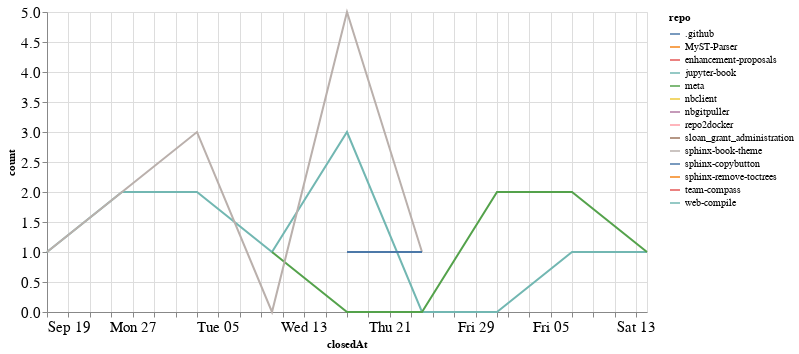

Source (notebook cell):
### Code cell
closed_by_time = closed_by.groupby('repo').resample('W', on='closedAt').count()['author'].reset_index()
closed_by_time = closed_by_time.rename(columns={'author': 'count'})

alt.Chart(closed_by_time, width=600).mark_line().encode(
    x='closedAt',
    y='count',
    color='repo',
    tooltip="repo"
)

### Figure 1 — Vega-Lite specification as saved in the notebook (floating-point values rounded to 4 significant figures)
{"config": {"axisLeft": {"labelFontSize": 15}, "axisBottom": {"labelFontSize": 15}}, "data": {"name": "data-50095598740ac871682d09b58be12bac"}, "mark": "line", "encoding": {"color": {"type": "nominal", "field": "repo"}, "tooltip": {"type": "nominal", "field": "repo"}, "x": {"type": "temporal", "field": "closedAt"}, "y": {"type": "quantitative", "field": "count"}}, "width": 600, "$schema": "https://vega.github.io/schema/vega-lite/v4.8.1.json", "datasets": {"data-50095598740ac871682d09b58be12bac": [{"repo": ".github", "closedAt": "2021-11-14T00:00:00", "count": 1}, {"repo": "MyST-Parser", "closedAt": "2021-09-26T00:00:00", "count": 1}, {"repo": "enhancement-proposals", "closedAt": "2021-10-10T00:00:00", "count": 1}, {"repo": "jupyter-book", "closedAt": "2021-09-19T00:00:00", "count": 1}, {"repo": "jupyter-book", "closedAt": "2021-09-26T00:00:00", "count": 2}, {"repo": "jupyter-book", "closedAt": "2021-10-03T00:00:00", "count": 2}, {"repo": "jupyter-book", "closedAt": "2021-10-10T00:00:00", "count": 1}, {"repo": "jupyter-book", "closedAt": "2021-10-17T00:00:00", "count": 3}, {"repo": "jupyter-book", "closedAt": "2021-10-24T00:00:00", "count": 0}, {"repo": "jupyter-book", "closedAt": "2021-10-31T00:00:00", "count": 0}, {"repo": "jupyter-book", "closedAt": "2021-11-07T00:00:00", "count": 1}, {"repo": "jupyter-book", "closedAt": "2021-11-14T00:00:00", "count": 1}, {"repo": "meta", "closedAt": "2021-10-10T00:00:00", "count": 1}, {"repo": "meta", "closedAt": "2021-10-17T00:00:00", "count": 0}, {"repo": "meta", "closedAt": "2021-10-24T00:00:00", "count": 0}, {"repo": "meta", "closedAt": "2021-10-31T00:00:00", "count": 2}, {"repo": "meta", "closedAt": "2021-11-07T00:00:00", "count": 2}, {"repo": "meta", "closedAt": "2021-11-14T00:00:00", "count": 1}, {"repo": "nbclient", "closedAt": "2021-09-19T00:00:00", "count": 1}, {"repo": "nbgitpuller", "closedAt": "2021-11-07T00:00:00", "count": 1}, {"repo": "repo2docker", "closedAt": "2021-09-19T00:00:00", "count": 1}, {"repo": "sloan_grant_administration", "closedAt": "2021-10-10T00:00:00", "count": 1}, {"repo": "sphinx-book-theme", "closedAt": "2021-09-19T00:00:00", "count": 1}, {"repo": "sphinx-book-theme", "closedAt": "2021-09-26T00:00:00", "count": 2}, {"repo": "sphinx-book-theme", "closedAt": "2021-10-03T00:00:00", "count": 3}, {"repo": "sphinx-book-theme", "closedAt": "2021-10-10T00:00:00", "count": 0}, {"repo": "sphinx-book-theme", "closedAt": "2021-10-17T00:00:00", "count": 5}, {"repo": "sphinx-book-theme", "closedAt": "2021-10-24T00:00:00", "count": 1}, {"repo": "sphinx-copybutton", "closedAt": "2021-10-17T00:00:00", "count": 1}, {"repo": "sphinx-copybutton", "closedAt": "2021-10-24T00:00:00", "count": 1}, {"repo": "sphinx-remove-toctrees", "closedAt": "2021-10-24T00:00:00", "count": 1}, {"repo": "team-compass", "closedAt": "2021-10-17T00:00:00", "count": 1}, {"repo": "web-compile", "closedAt": "2021-09-26T00:00:00", "count": 1}]}}
